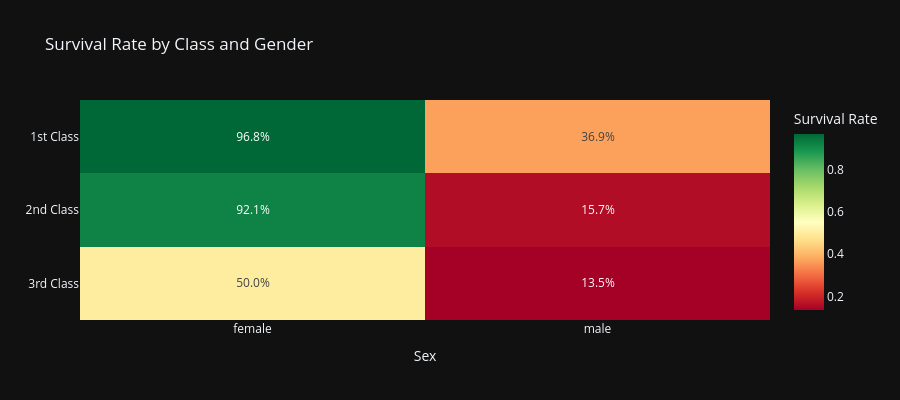

Notebook code for this chart:
### Markdown cell above
### 2.5 Interactive Heatmap — Survival Rate by Class and Gender

### Code cell
# Interactive heatmap — hover shows exact survival rates
pivot = df.groupby(["Pclass", "Sex"])["Survived"].mean().unstack()
pivot.index = ["1st Class", "2nd Class", "3rd Class"]

fig = px.imshow(
    pivot,
    color_continuous_scale="RdYlGn",
    title="Survival Rate by Class and Gender",
    text_auto=".1%",
    aspect="auto",
)

fig.update_layout(
    template="plotly_dark", height=400, coloraxis_colorbar_title="Survival Rate"
)

fig.show()
print("Interactive heatmap done!")

### Figure 1 — Plotly figure (JSON) as saved in the notebook; plotly's stock layout.template omitted (floating-point values rounded to 4 significant figures)
{"data": [{"coloraxis": "coloraxis", "hovertemplate": "Sex: %{x}<br>y: %{y}<br>color: %{z}<extra></extra>", "name": "0", "texttemplate": "%{z:.1%}", "type": "heatmap", "x": ["female", "male"], "xaxis": "x", "y": ["1st Class", "2nd Class", "3rd Class"], "yaxis": "y", "z": [[0.9681, 0.3689], [0.9211, 0.1574], [0.5, 0.1354]]}], "layout": {"coloraxis": {"colorbar": {"title": {"text": "Survival Rate"}}, "colorscale": [[0, "rgb(165,0,38)"], [0.1, "rgb(215,48,39)"], [0.2, "rgb(244,109,67)"], [0.3, "rgb(253,174,97)"], [0.4, "rgb(254,224,139)"], [0.5, "rgb(255,255,191)"], [0.6, "rgb(217,239,139)"], [0.7, "rgb(166,217,106)"], [0.8, "rgb(102,189,99)"], [0.9, "rgb(26,152,80)"], [1, "rgb(0,104,55)"]]}, "height": 400, "title": {"text": "Survival Rate by Class and Gender"}, "xaxis": {"anchor": "y", "domain": [0, 1], "title": {"text": "Sex"}}, "yaxis": {"anchor": "x", "autorange": "reversed", "domain": [0, 1]}}}
